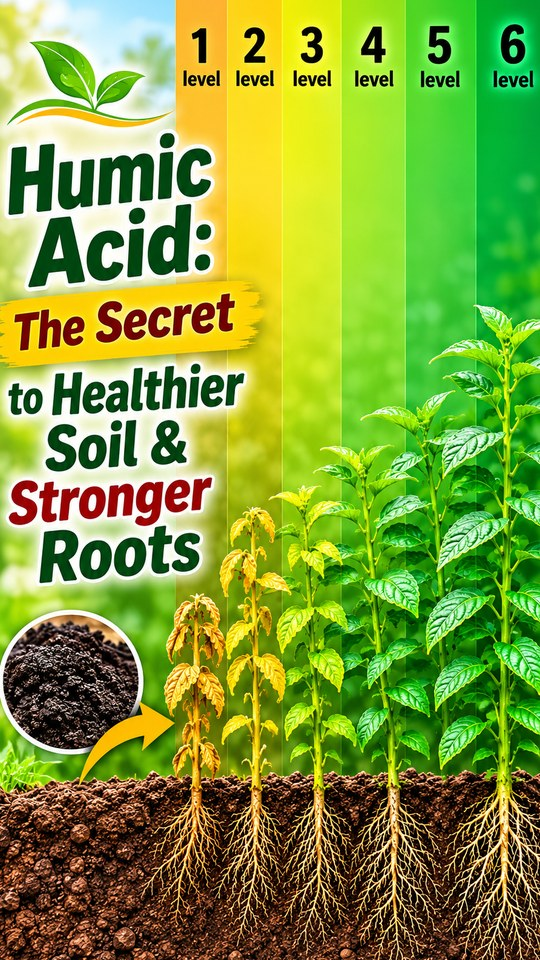
#> input picture videos/25/storyboard/frames/f00.jpg, 540 x 960 px, given in place of aoa-logo.png, which was not available
$ python make.py
#> lines starting #> are read from the running program, lines starting #| are printed output that depends on the picture
# Storyboard frames for v25 (Humic Acid short). Mock-ups built from the real footage.
import subprocess, os, io
from PIL import Image, ImageDraw, ImageFont, ImageFilter, ImageEnhance

R = '/home/user/artofagriculture-video'
OUT = f'{R}/videos/25/storyboard/frames'
os.makedirs(OUT, exist_ok=True)
W, H = 540, 960
F = f'{R}/public/fonts'
GOLD, GREEN, CREAM, RED = (244, 196, 48), (120, 200, 90), (250, 246, 232), (230, 70, 60)

def font(name, size): return ImageFont.truetype(f'{F}/{name}', size)
ANTON = lambda s: font('Anton-Regular.ttf', s)
INTER = lambda s: font('Inter.ttf', s)

def grab(path, t=0.0):
    p = f'{R}/{path}'
    if p.endswith(('.jpg', '.png')):
        return Image.open(p).convert('RGB')
    b = subprocess.run(['ffmpeg', '-v', 'error', '-ss', str(t), '-i', p, '-frames:v', '1', '-f', 'image2pipe', '-vcodec', 'png', '-'],
                       capture_output=True).stdout
    return Image.open(io.BytesIO(b)).convert('RGB')

def cover(img, w, h, fx=0.5, fy=0.5, zoom=1.0):
    s = max(w / img.width, h / img.height) * zoom
    im = img.resize((int(img.width * s + .5), int(img.height * s + .5)), Image.LANCZOS)
    x = min(max(int(fx * im.width - w / 2), 0), im.width - w)
    y = min(max(int(fy * im.height - h / 2), 0), im.height - h)
    return im.crop((x, y, x + w, y + h))

def rounded(im, r=22, border=None, bw=5):
    m = Image.new('L', im.size, 0); ImageDraw.Draw(m).rounded_rectangle((0, 0, im.width - 1, im.height - 1), r, fill=255)
    out = Image.new('RGBA', im.size); out.paste(im, (0, 0), m)
    if border:
        ImageDraw.Draw(out).rounded_rectangle((0, 0, im.width - 1, im.height - 1), r, outline=border, width=bw)
    return out

def shadow_paste(base, im, xy, blur=14):
    sh = Image.new('RGBA', (im.width + 60, im.height + 60), (0, 0, 0, 0))
    ImageDraw.Draw(sh).rounded_rectangle((30, 38, 30 + im.width, 38 + im.height), 24, fill=(0, 0, 0, 150))
    sh = sh.filter(ImageFilter.GaussianBlur(blur))
    base.alpha_composite(sh, (xy[0] - 30, xy[1] - 30))
    base.alpha_composite(im, xy)

def grad(base, top=True, h=380, a=200):
    g = Image.new('L', (1, h))
    for i in range(h): g.putpixel((0, i), int(a * ((h - i) / h if top else i / h) ** 1.4))
    g = g.resize((W, h)); blk = Image.new('RGBA', (W, h), (0, 0, 0, 255)); blk.putalpha(g)
    base.alpha_composite(blk, (0, 0 if top else H - h))

def text(d, xy, s, f, fill=CREAM, anchor='mm', stroke=0, sf=(0, 0, 0)):
    d.text(xy, s, font=f, fill=fill, anchor=anchor, stroke_width=stroke, stroke_fill=sf)

def plate(base, cx, cy, s, f, fg=(20, 30, 20), bg=GOLD, pad=(22, 12)):
    d = ImageDraw.Draw(base); b = d.textbbox((0, 0), s, font=f)
    w, h = b[2] - b[0] + pad[0] * 2, b[3] - b[1] + pad[1] * 2
    d.rounded_rectangle((cx - w / 2, cy - h / 2, cx + w / 2, cy + h / 2), 14, fill=bg)
    text(d, (cx, cy), s, f, fill=fg)

LOGO = Image.open(f'{R}/public/brand/aoa-logo.png').convert('RGBA').resize((66, 66), Image.LANCZOS)
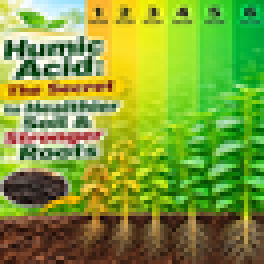
#> LOGO: PIL image 66x66 RGBA (shown 4 times larger); mean R, G, B, A 128.4, 157.8, 58.1, 255
def watermark(base, corner):
    pos = {'tr': (W - 84, 22), 'tl': (18, 22), 'br': (W - 84, H - 330), 'bl': (18, H - 330)}[corner]
    base.alpha_composite(LOGO, pos)

def caption(base, line, hi):
    d = ImageDraw.Draw(base); f = font('Oswald.ttf', 34)
    words = line.split(); lines = [[]]
    for w in words:
        t = ' '.join(lines[-1] + [w])
        if d.textlength(t, font=f) > W - 70 and lines[-1]: lines.append([w])
        else: lines[-1].append(w)
    y = 790 - 22 * (len(lines) - 1)
    for ln in lines:
        x = (W - d.textlength(' '.join(ln), font=f)) / 2
        for w in ln:
            col = GOLD if w.strip(',.!?').lower() in hi else (255, 255, 255)
            d.text((x, y), w, font=f, fill=col, stroke_width=3, stroke_fill=(0, 0, 0))
            x += d.textlength(w + ' ', font=f)
        y += 46

def arrow(d, a, b, col=GOLD, w=6):
    d.line([a, b], fill=col, width=w)
    import math
    ang = math.atan2(b[1] - a[1], b[0] - a[0])
    for s in (2.6, -2.6):
        d.line([b, (b[0] + 22 * math.cos(ang + s), b[1] + 22 * math.sin(ang + s))], fill=col, width=w)

def save(base, n):
    base.convert('RGB').save(f'{OUT}/f{n:02d}.jpg', quality=88)

# ---------- 00 cover (user thumbnail) ----------
b = Image.new('RGBA', (W, H)); b.paste(cover(grab('uploads/v25/title-cover.png'), W, H, zoom=1.04))
#> after `b = Image.new('RGBA', (W, H))`: b: PIL image 540x960 RGBA; every value is 0
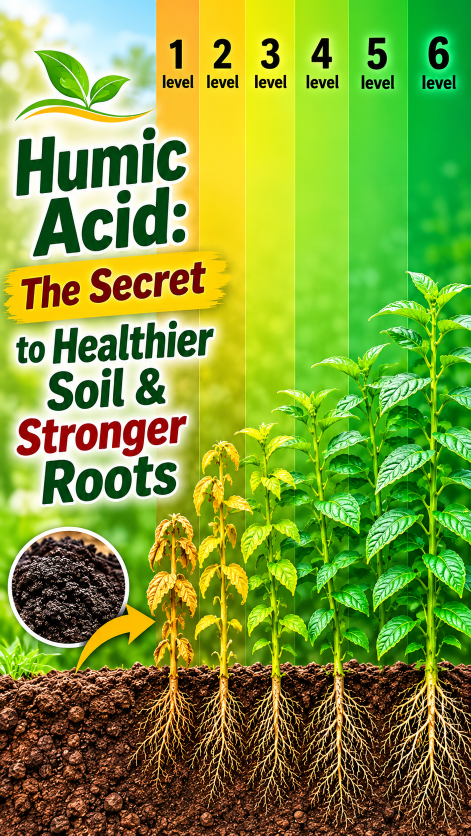
#> input picture uploads/v25/title-cover.png, 941 x 1672 px, found by its file name (shown at 1/2 size)
#> in grab, returned value is the input picture: PIL image 941x1672 RGB; mean R, G, B 127.3, 156.9, 56.1
#> in cover, `s = max(w / img.width, h / img.height) * zoom`: s = 0.597
d = ImageDraw.Draw(b)
for i, r in enumerate((250, 300)):
    pass
save(b, 0)

# ---------- 01 hook: struggling plant ----------
b = Image.new('RGBA', (W, H)); b.paste(cover(grab('uploads/v25/clip1.mp4', 0.3), W, H, fy=.45, zoom=1.08))
#> (the call stopped at in grab, `b = subprocess.run(['ffmpeg', '-v', 'error', '-ss', str(t), '-i', p, '..`: subprocess is not available in this run)
grad(b, True, 420); d = ImageDraw.Draw(b)
#> in grad, `g = g.resize((W, h))`:
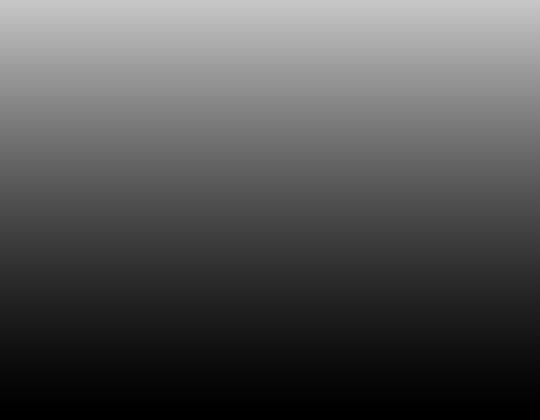
#> g: PIL image 540x420 L; min 0, max 200, mean 83.1
#> in grad, `blk.putalpha(g)`:
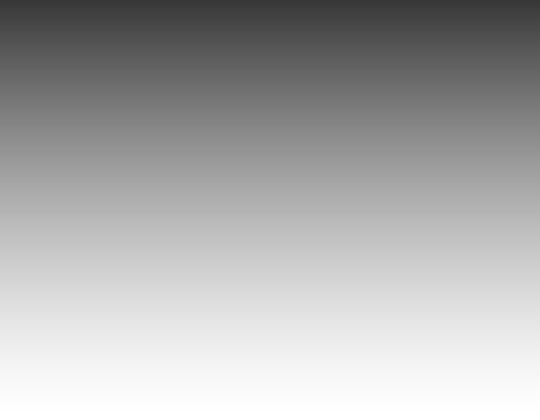
#> blk: PIL image 540x420 RGBA; mean R, G, B, A 0, 0, 0, 83.1; transparent parts drawn white
text(d, (W / 2, 150), 'ENOUGH WATER', ANTON(58), fill=CREAM, stroke=3)
text(d, (W / 2, 225), 'ENOUGH FERTILIZER', ANTON(58), fill=CREAM, stroke=3)
text(d, (W / 2, 320), 'STILL WEAK?', ANTON(78), fill=GOLD, stroke=4)
caption(b, 'why some soils struggle to grow healthy plants', {'soils', 'struggle'}); watermark(b, 'br'); save(b, 1)
#> in caption, `d = ImageDraw.Draw(base)`:
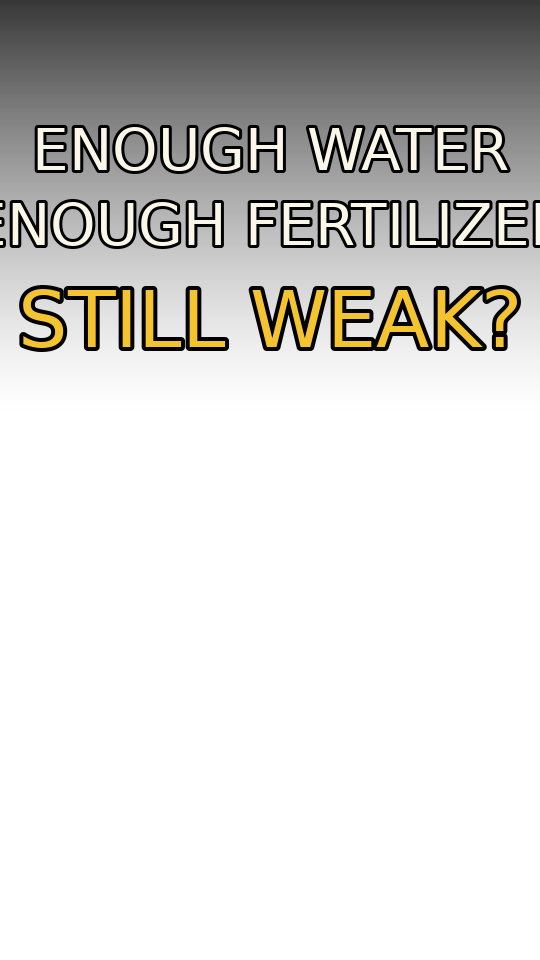
#> base: PIL image 540x960 RGBA; mean R, G, B, A 10.2, 9.3, 6.6, 54; transparent parts drawn white
#> after the loop in caption, `for w in words:`: lines = [['why', 'some', 'soils', 'struggle', 'to'], ['grow', 'healthy', 'plants']]
#> in caption, `y = 790 - 22 * (len(lines) - 1)`: y = 768
#> the loop in caption, `for ln in lines:` made 2 passes
#> (ln, y) on passes 1 to 2: (['why', 'some', 'soils', 'struggle', 'to'], 814), (['grow', 'healthy', 'plants'], 860)
#> after the loop in caption, `for ln in lines:`: y = 860

# ---------- 02 hook b: watering + PiP plant ----------
b = Image.new('RGBA', (W, H)); b.paste(cover(grab('public/v25/footage/s01a.mp4', 3), W, H, fx=.3))
#> (the call stopped at in grab, `b = subprocess.run(['ffmpeg', '-v', 'error', '-ss', str(t), '-i', p, '..`: subprocess is not available in this run)
caption(b, 'even when they receive enough water and fertilizer?', {'water', 'fertilizer'}); watermark(b, 'tl'); save(b, 2)
#> the loop in caption (call 2), `for ln in lines:` made 3 passes
#> (ln, y) on passes 1 to 3: (['even', 'when', 'they', 'receive'], 792), (['enough', 'water', 'and'], 838), (['fertilizer?'], 884)

# ---------- 03 humic acid reveal ----------
b = Image.new('RGBA', (W, H)); b.paste(cover(grab('public/v25/footage/s02a.mp4', 3), W, H, fx=.55))
#> (the call stopped at in grab, `b = subprocess.run(['ffmpeg', '-v', 'error', '-ss', str(t), '-i', p, '..`: subprocess is not available in this run)
b = Image.alpha_composite(b, Image.new('RGBA', (W, H), (0, 0, 0, 70))); d = ImageDraw.Draw(b)
text(d, (W / 2, 390), 'HUMIC', ANTON(130), fill=GOLD, stroke=5)
text(d, (W / 2, 520), 'ACID', ANTON(130), fill=CREAM, stroke=5)
caption(b, 'One substance that can help improve soil conditions', {'soil'}); watermark(b, 'tr'); save(b, 3)
#> in caption (call 3), `d = ImageDraw.Draw(base)`:
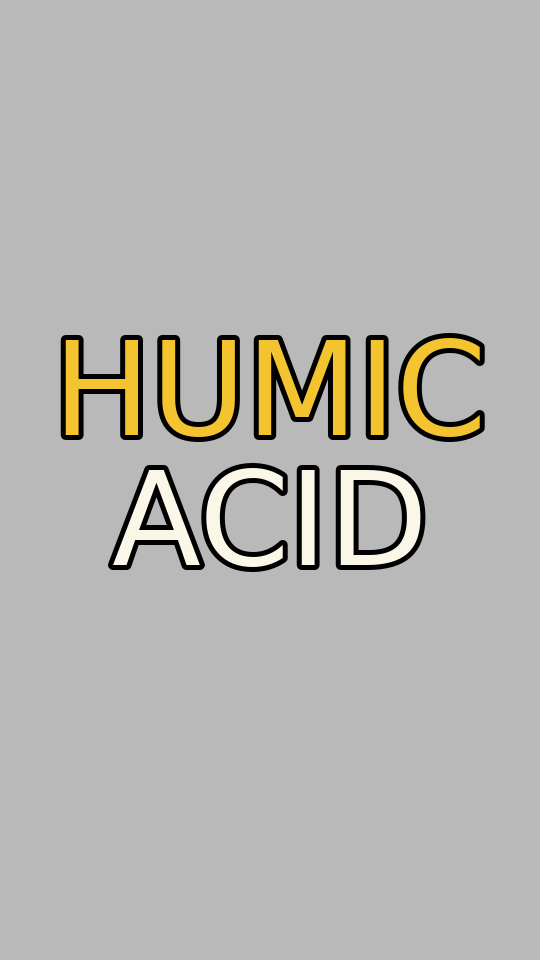
#> base: PIL image 540x960 RGBA; mean R, G, B, A 10.7, 9.4, 5.4, 85.2; transparent parts drawn white
#> after the loop in caption (call 3), `for w in words:`: lines = [['One', 'substance', 'that', 'can'], ['help', 'improve', 'soil'], ['conditions']]
#> in caption (call 3), `y = 790 - 22 * (len(lines) - 1)`: y = 746
#> the loop in caption (call 3), `for ln in lines:` made 3 passes
#> after the loop in caption (call 3), `for ln in lines:`: y = 884

# ---------- 04 decomposition: split top/bottom ----------
b = Image.new('RGBA', (W, H), (20, 16, 12, 255))
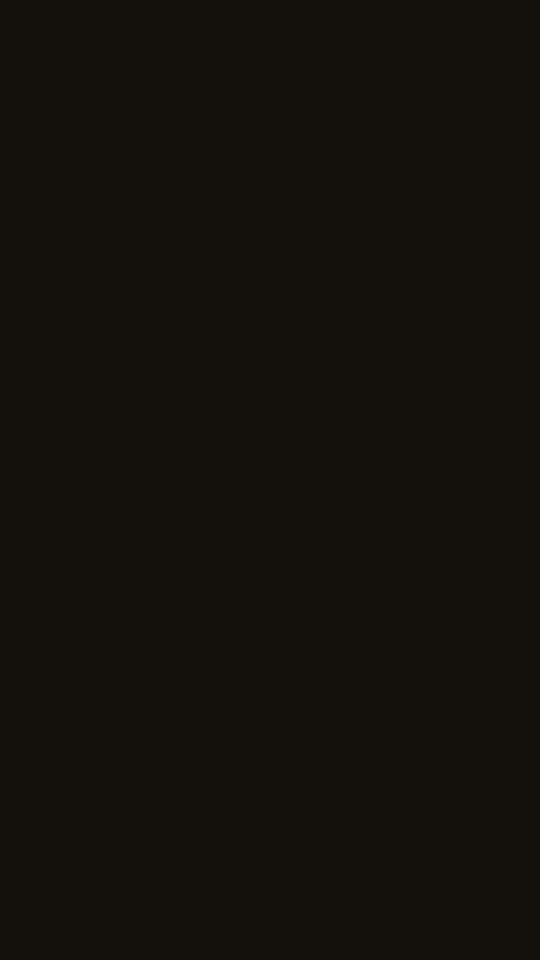
#> b: PIL image 540x960 RGBA; mean R, G, B, A 20, 16, 12, 255
#> (the run stopped early here; a loop or call above may not have finished)
